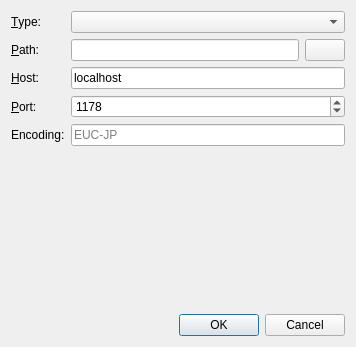
<?xml version="1.0" encoding="UTF-8"?>
<ui version="4.0">
 <class>AddDictDialog</class>
 <widget class="QDialog" name="AddDictDialog">
  <property name="geometry">
   <rect>
    <x>0</x>
    <y>0</y>
    <width>356</width>
    <height>347</height>
   </rect>
  </property>
  <property name="windowTitle">
   <string>Dialog</string>
  </property>
  <layout class="QVBoxLayout" name="verticalLayout">
   <item>
    <layout class="QFormLayout" name="formLayout">
     <property name="verticalSpacing">
      <number>6</number>
     </property>
     <item row="0" column="0">
      <widget class="QLabel" name="typeLabel">
       <property name="text">
        <string>&amp;Type:</string>
       </property>
       <property name="buddy">
        <cstring>typeComboBox</cstring>
       </property>
      </widget>
     </item>
     <item row="0" column="1">
      <widget class="QComboBox" name="typeComboBox">
       <property name="sizePolicy">
        <sizepolicy hsizetype="MinimumExpanding" vsizetype="Fixed">
         <horstretch>0</horstretch>
         <verstretch>0</verstretch>
        </sizepolicy>
       </property>
      </widget>
     </item>
     <item row="1" column="0">
      <widget class="QLabel" name="pathLabel">
       <property name="text">
        <string>&amp;Path:</string>
       </property>
       <property name="buddy">
        <cstring>urlLineEdit</cstring>
       </property>
      </widget>
     </item>
     <item row="1" column="1">
      <layout class="QHBoxLayout" name="horizontalLayout">
       <item>
        <widget class="QLineEdit" name="urlLineEdit"/>
       </item>
       <item>
        <widget class="QPushButton" name="browseButton">
         <property name="text">
          <string/>
         </property>
         <property name="icon">
          <iconset theme="document-open">
           <normaloff>.</normaloff>.</iconset>
         </property>
        </widget>
       </item>
      </layout>
     </item>
     <item row="2" column="0">
      <widget class="QLabel" name="hostLabel">
       <property name="text">
        <string>&amp;Host:</string>
       </property>
       <property name="buddy">
        <cstring>hostLineEdit</cstring>
       </property>
      </widget>
     </item>
     <item row="2" column="1">
      <widget class="QLineEdit" name="hostLineEdit">
       <property name="text">
        <string>localhost</string>
       </property>
      </widget>
     </item>
     <item row="3" column="0">
      <widget class="QLabel" name="portLabel">
       <property name="text">
        <string>&amp;Port:</string>
       </property>
       <property name="buddy">
        <cstring>portSpinBox</cstring>
       </property>
      </widget>
     </item>
     <item row="3" column="1">
      <widget class="QSpinBox" name="portSpinBox">
       <property name="minimum">
        <number>1</number>
       </property>
       <property name="maximum">
        <number>65535</number>
       </property>
       <property name="value">
        <number>1178</number>
       </property>
      </widget>
     </item>
     <item row="5" column="1">
      <spacer name="verticalSpacer">
       <property name="orientation">
        <enum>Qt::Vertical</enum>
       </property>
       <property name="sizeHint" stdset="0">
        <size>
         <width>20</width>
         <height>40</height>
        </size>
       </property>
      </spacer>
     </item>
     <item row="4" column="0">
      <widget class="QLabel" name="encodingLabel">
       <property name="text">
        <string>Encoding:</string>
       </property>
      </widget>
     </item>
     <item row="4" column="1">
      <widget class="QLineEdit" name="encodingEdit">
       <property name="text">
        <string/>
       </property>
       <property name="placeholderText">
        <string notr="true">EUC-JP</string>
       </property>
      </widget>
     </item>
    </layout>
   </item>
   <item>
    <widget class="QDialogButtonBox" name="buttonBox">
     <property name="orientation">
      <enum>Qt::Horizontal</enum>
     </property>
     <property name="standardButtons">
      <set>QDialogButtonBox::Cancel|QDialogButtonBox::Ok</set>
     </property>
    </widget>
   </item>
  </layout>
 </widget>
 <tabstops>
  <tabstop>typeComboBox</tabstop>
  <tabstop>urlLineEdit</tabstop>
  <tabstop>browseButton</tabstop>
  <tabstop>hostLineEdit</tabstop>
  <tabstop>portSpinBox</tabstop>
 </tabstops>
 <resources/>
 <connections>
  <connection>
   <sender>buttonBox</sender>
   <signal>accepted()</signal>
   <receiver>AddDictDialog</receiver>
   <slot>accept()</slot>
   <hints>
    <hint type="sourcelabel">
     <x>252</x>
     <y>179</y>
    </hint>
    <hint type="destinationlabel">
     <x>157</x>
     <y>274</y>
    </hint>
   </hints>
  </connection>
  <connection>
   <sender>buttonBox</sender>
   <signal>rejected()</signal>
   <receiver>AddDictDialog</receiver>
   <slot>reject()</slot>
   <hints>
    <hint type="sourcelabel">
     <x>320</x>
     <y>179</y>
    </hint>
    <hint type="destinationlabel">
     <x>286</x>
     <y>274</y>
    </hint>
   </hints>
  </connection>
 </connections>
</ui>
